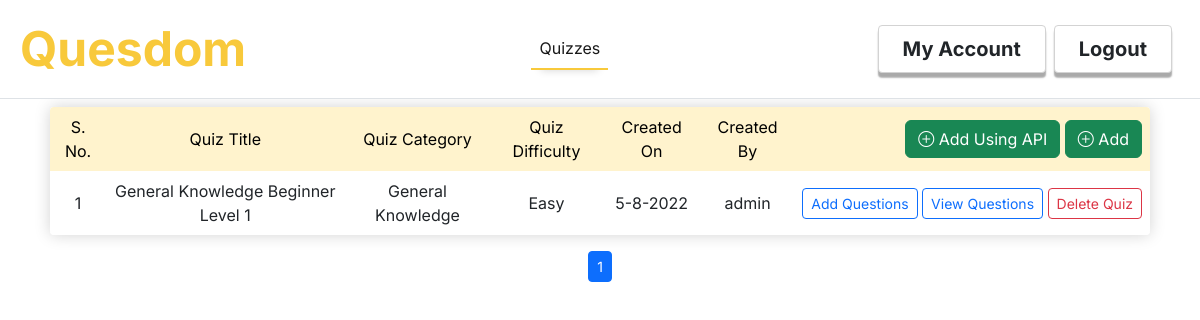
Page /indexquiz (signed in) on the earlier database version.
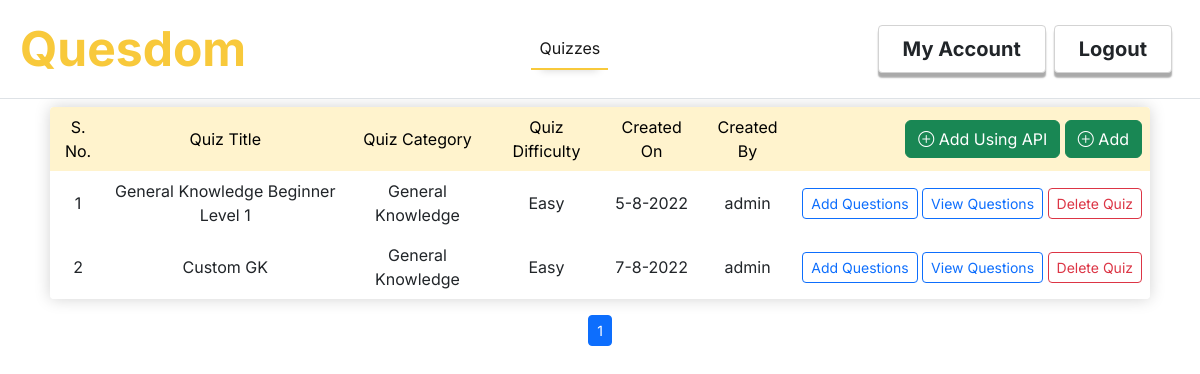
Same page on the later database version.
### quesdom/models.py (models this page shows, shortened)
class Quizzes(db.Model):
    id = db.Column(db.Integer, primary_key = True)
    quiz_title = db.Column(db.String(30), nullable= False)
    quiz_description = db.Column(db.String(200), nullable=False)
    quiz_category = db.Column(db.String(20), nullable=False)
    quiz_difficulty = db.Column(db.String(10), nullable=False)
    date_created = db.Column(db.DateTime, nullable=False, default=datetime.utcnow)
    author = db.Column(db.Integer, db.ForeignKey('users.id'), nullable=False)
    created_by = db.relationship('Users',backref='created_by',lazy=True)
    questions = db.relationship('Questions',backref='contains',cascade="all, delete-orphan",lazy=True)

class Users(db.Model, UserMixin):
    id = db.Column(db.Integer, primary_key = True)
    username = db.Column(db.String(30), unique=True, nullable= False)
    email = db.Column(db.String(50), unique=True,nullable=False)
    password = db.Column(db.String(60), nullable=False)
    role = db.Column(db.String(20), nullable=False)
    answers = db.relationship('Answers',backref='answers',lazy=True)
    quizzes = db.relationship('Quizzes',backref='quizzes',lazy=True)
    tr_id = db.Column(db.Integer, db.ForeignKey('teachers.id'), nullable = True)
    stu_id = db.Column(db.Integer, db.ForeignKey('students.id'), nullable = True)

### quesdom/routes.py (the view)
@app.route('/indexquiz')
@login_required
def indexquiz():
    if not current_user.role == 'Admin':
        flash('You must be an admin to access this page!',category='info')
        return redirect('home')
    if Quizzes.query.filter_by().count() == 0:
        flash('No quizzes found, please add a quiz!','info')
    page = request.args.get('page',1,int)
    quizzes = Quizzes.query.paginate(per_page = 5,page=page)
    return render_template('indexquiz.html',title='All Quizzes',quizzes = quizzes)

### quesdom/models.py (called while the page is built)
@login_manager.user_loader
def load_user(user_id):
    return Users.query.get(int(user_id))

### quesdom/templates/indexquiz.html (shortened to what this page needs)
{%extends "layout.html"%}
{%block content%}
<div class="row overflow-auto p-4 p-md-2">
    <div class="col" >
        <table class="table bg-opacity-50 table-borderless bg-white mytable text-center rounded-1 overflow-hidden">
            <tr class="table-warning" valign="middle">
                <td>
                    S. No.
                </td>
                <td>
                    Quiz Title
                </td>
                <td>
                    Quiz Category
                </td>
                <td>
                    Quiz Difficulty
                </td>
                <td>
                    Created On
                </td>
                <td>
                    Created By
                </td>
                <td class="text-end">
                    <a class="btn btn-success" href="{{url_for('createquizfromapi')}}"><i class="bi bi-plus-circle"></i> Add Using API</a>
                    <a class="btn btn-success" href="{{url_for('createquiz')}}"><i class="bi bi-plus-circle"></i> Add</a>
                </td>
            </tr>
            {%for quiz in quizzes.items%}
                <tr valign="middle" >
                    <td>
                        {{loop.index+((quizzes.page-1)*quizzes.per_page)}}
                    </td>
                    <td>
                        {{quiz.quiz_title}}
                    </td>
                    <td>
                        {{quiz.quiz_category}}
                    </td>
                    <td>
                        {{quiz.quiz_difficulty}}
                    </td>
                    <td>
                        {{quiz.date_created.day}}-{{quiz.date_created.month}}-{{quiz.date_created.year}}
                    </td>
                    <td>
                        {{quiz.created_by.username}}
                    </td>
                    <td class="text-nowrap text-end">
                        <a class="btn btn-outline-primary btn-sm" href="{{url_for('createquestion',quiz_id=quiz.id)}}">Add Questions</a>
                        <a class="btn btn-outline-primary btn-sm" href="{{url_for('indexquestions',quiz_id=quiz.id)}}">View Questions</a>
                        <a class="btn btn-outline-danger btn-sm" href="{{url_for('deletequiz')}}" data-bs-quizid = {{quiz.id}} data-bs-toggle="modal" data-bs-target="#deleteModal">Delete Quiz</a>
                    </td>
                </tr>
            {%endfor%}
        </table>
        <div class="page-links text-center">
            {% for page_num in quizzes.iter_pages() %}
            {% if page_num %}
                {% if quizzes.page == page_num %}
                    <a class="active btn btn-outline-primary btn-sm" href="{{url_for('indexquiz',page=page_num)}}">{{page_num}}</a>
                {% else %}
                    <a class="btn btn-outline-primary btn-sm" href="{{url_for('indexquiz',page=page_num)}}">{{page_num}}</a>
                {% endif %}
            {% else %}
                <span class="btn btn-outline-primary btn-sm">...</span>
            {% endif %}
        {% endfor %}
        </div>
    </div>
</div>
{%endblock%}

Differences in the rows shown:
added Quizzes: quiz_title "Custom GK", quiz_category "General Knowledge", quiz_difficulty "Easy", date_created.day "7", date_created.month "8", date_created.year "2022", created_by.username "admin"
